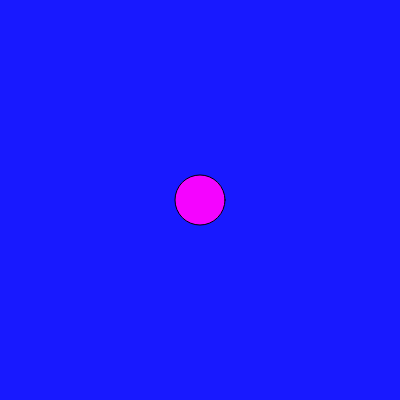
Frame 1 (no input)
Frame 60 (no input): identical to frame 1, image omitted
Frame 120 (the mouse pressed at the canvas centre since frame 60): identical to frame 1, image omitted

The p5.js sketch that drew this single still picture (run headless with seeded random() and noise() and a simulated clock; from frame 60 on, the mouse is pressed at the canvas centre):

// p5.js sketch
// ── sketch.js
function setup() {
    createCanvas(400,400);
    print("test");
}

function draw() {
    background(24,25,255);
    fill(244,4,300);
    print("test");
    ellipse(200,200,50,50);
}
